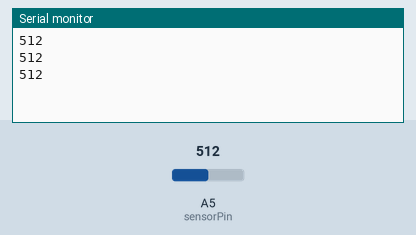
This sketch was run on a simulated Arduino Uno, built with avr-gcc and run on an emulated ATmega328P. Parts: the last lines printed to the serial monitor. The test bench sets the inputs (shaded band); at power-on: A5 (sensorPin) = 512.

Above: at 1.3 s.
1.4 s: A5 (sensorPin) set to 716
At 1.9 s:
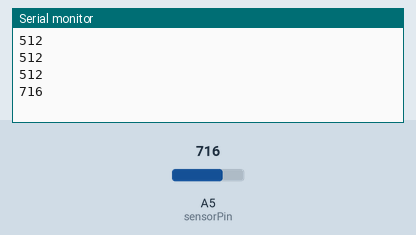
2.9 s: A5 (sensorPin) set to 900
At 3.4 s:
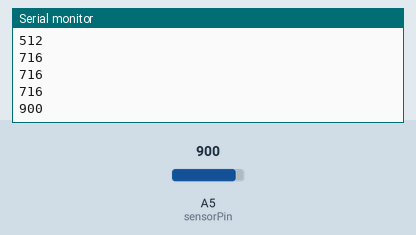
Timing chart, 0 to 5.9 s (numbered marks = the images above; inputs shaded):
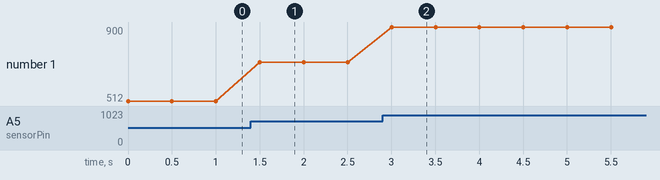

Measured:
- after the input at 1.4 s, the serial monitor: prints a new line after 0.10 s (image 1)
- after the input at 2.9 s, the serial monitor: prints a new line after 0.10 s (image 2)
- plotted number 1: 512 → 716 after the input at 1.4 s, 716 → 900 after the input at 2.9 s

The sketch:

photo-resistor.ino
```cpp
#include "photo-resistor.h"

int sensorPin = A5;

Photo_Resistor photo(sensorPin);

void setup() {
 Serial.begin(9600);
}

void loop() {
 Serial.println(photo.read());
 delay(500);
}
```

photo-resistor.cpp
```cpp
#include "photo-resistor.h"

Photo_Resistor::Photo_Resistor(int pin){
	pinMode(pin, INPUT);
	_pin = pin;
}

int Photo_Resistor::read(){
	return analogRead(_pin);
}
```

photo-resistor.h
```cpp
#ifndef _PHOTO_RESISTOR_H_
#define _PHOTO_RESISTOR_H_

#include <Arduino.h>

class Photo_Resistor{
    public:
        Photo_Resistor(int pin);
        int read();
    private:
        int _pin;
};

#endif
```
